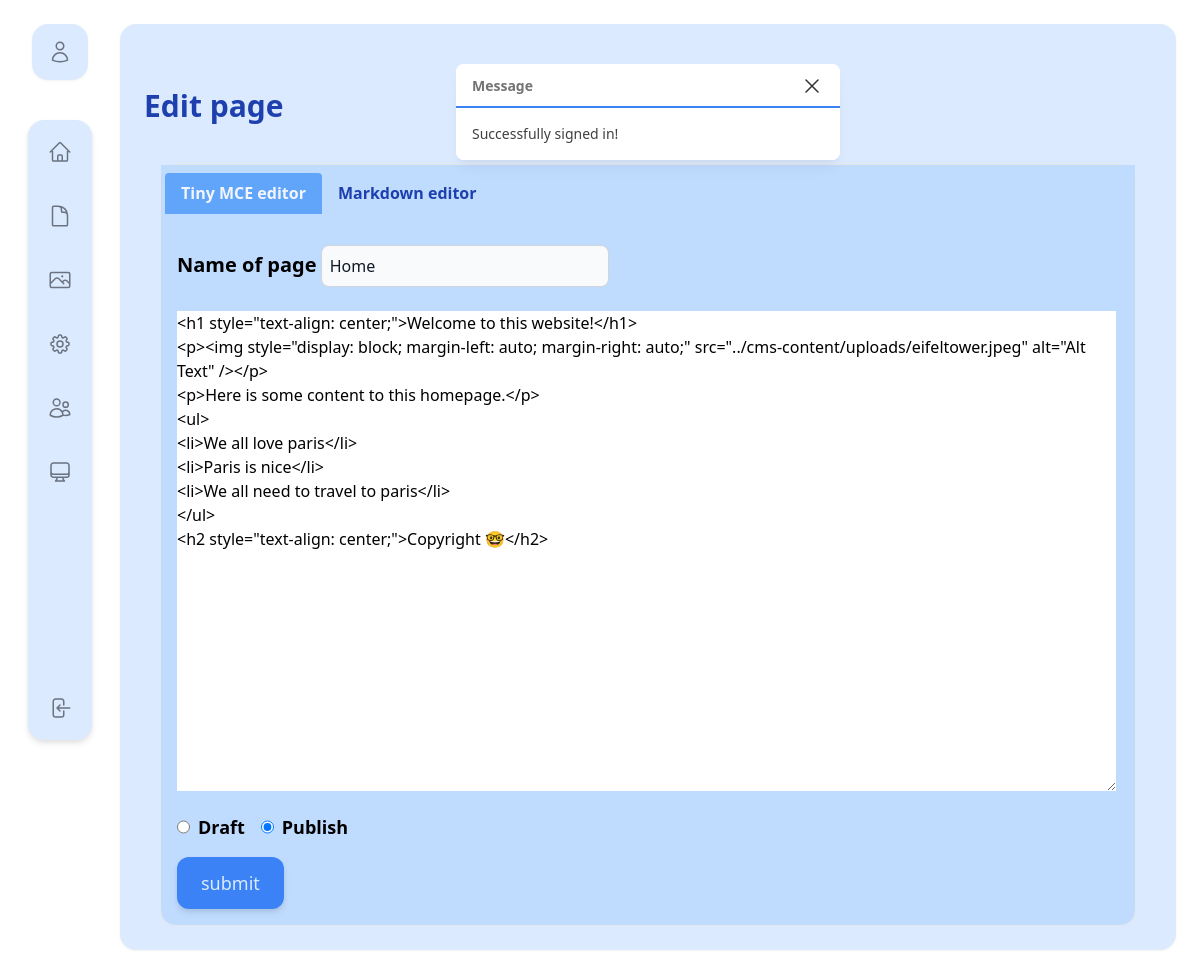
Screenshot of /cms-admin/edit_page.php?id=Home (signed in) with the database file from the repository.
### tables this page shows
CREATE TABLE `page` (
  `page_id` int(10) UNSIGNED NOT NULL,
  `page_name` varchar(45) NOT NULL,
  `created_at` timestamp NULL DEFAULT current_timestamp(),
  `updated_at` timestamp NULL DEFAULT NULL,
  `published` tinyint(1) NOT NULL,
  `content` text NOT NULL,
  `user_id` int(10) UNSIGNED NOT NULL,
  `menu_priority` int(11) DEFAULT NULL,
  `tiny_mce` int(11) DEFAULT NULL
);

### public/cms-includes/models/Database.php (called while the page is built, shortened)
<?php
class Database {
protected function __construct() {
    $dsn = "mysql:host=". DB_HOST .";dbname=". DB_NAME;
    try {
        $this->db = new PDO($dsn, DB_USER, DB_PASSWORD);
    } catch (PDOException $e) {
        print_r($e);
    }
}
}
?>

### public/cms-includes/models/Page.php (called while the page is built, shortened)
<?php
class Page extends Database
{
    public function findOne($page_name)
    {
        $sql = "SELECT * FROM page WHERE page_name = '$page_name'";
        $stmt = $this->db->prepare($sql);
        $stmt->execute();
        return $stmt->fetchAll(PDO::FETCH_ASSOC);
    }
}
?>

### public/cms-admin/edit_page.php (the view, shortened to what this page needs)
<?php
include_once ROOT . '/cms-includes/models/Database.php';
include_once ROOT . '/cms-includes/models/Page.php';
$page = new Page();
if (isset($_GET['id'])) {
    $page_name = $_GET['id'];
    $page_result = $page->findOne($page_name);
    if ($page_result) {
        foreach ($page_result as $row) {
            $page_name = $row['page_name'];
            $page_content = $row['content'];
            $visibility = ($row['published'] == 1) ? "Publish" : "Draft";
        }
    } else {
        $_SESSION['message'] = "Could not find the page, try again later.";
        header("location: pages.php");
        exit();
    }
}
$title = "Edit page";
?>
<!DOCTYPE html>
<html lang="sv">
<head>
    <link rel="stylesheet" href="/cms-content/styles/style.css">
</head>
<body class="w-screen flex">
    <?php include ROOT . '/cms-includes/partials/header.php'; ?>
    <main class="bg-blue-100 flex w-full m-6 flex-col space-y-10 p-6 rounded-2xl drop-shadow-sm">
    <?php include ROOT . '/cms-includes/partials/session_msg.php'; ?>
   <h1 class="text-3xl font-semibold text-blue-800"><?= $title ?></h1>
<div class="rounded-2xl border m-4 bg-blue-200">
       <ul id="tabs" class="inline-flex pt-2 px-1 w-full bg-blue-200">
            <li class="bg-blue-400 px-4 text-slate-100 font-semibold py-2 rounded-t -mb-px"><a
                    id="default-tab" href="#first">Tiny MCE editor</a></li>
            <li class="px-4 text-blue-800 font-semibold py-2 rounded-t"><a href="#second">Markdown editor</a></li>
        </ul>
        <div id="tab-contents">
            <div id="first" class="p-4">
                <form action="<?php echo htmlspecialchars($_SERVER["PHP_SELF"]); ?>" method="post">
                    <div class="mt-4 mb-6">
                        <label class="text-xl font-semibold" for="page_name">Name of page</label>
                        <input  class="w-72 p-2 text-gray-900 border border-gray-300 rounded-lg bg-gray-50 sm:text-md focus:ring-blue-500 focus:border-blue-500 dark:bg-gray-700 dark:border-gray-600 dark:placeholder-gray-400 dark:text-white dark:focus:ring-blue-500 dark:focus:border-blue-500" type="text" name="page_name" id="page_name" value=<?= $page_name?> required>
                    </div>
                    <textarea id="tinyEditor" name="content" rows="20" cols="100"><?php echo $page_content ?></textarea>
                    <div class="flex mt-4">
                        <input class="mr-2" type="radio" id="Draft" name="visibility" value="Draft"
                        <?php if (isset($visibility) && $visibility=="Draft") echo "checked";?>>
                        <label class="mr-4 text-lg font-semibold" for="Draft">Draft</label><br>
                        <input class="mr-2" type="radio" id="Publish" name="visibility" value="Publish"
                        <?php if (isset($visibility) && $visibility=="Publish") echo "checked";?>>
                        <label class="text-lg font-semibold" for="Publish">Publish</label><br>
                    </div>
                    <input class='py-3 px-6 ml-auto mt-4 w-max text-lg bg-blue-500 rounded-xl text-blue-100 drop-shadow-md cursor-pointer hover:bg-blue-600' type="submit" value="submit">
                </form>
            </div>
        </div>
    </div>
    </main>
</body>
</html>

### public/cms-content/styles/style.css (style rules this page uses)
html { line-height: 1.5; -webkit-text-size-adjust: 100%; -moz-tab-size: 4; -o-tab-size: 4; tab-size: 4; font-family: ui-sans-serif, system-ui, -apple-system, BlinkMacSystemFont, "Segoe UI", Roboto, "Helvetica Neue", Arial, "Noto Sans", sans-serif, "Apple Color Emoji", "Segoe UI Emoji", "Segoe UI Symbol", "Noto Color Emoji"; font-feature-settings: normal; }
body { margin: 0; line-height: inherit; }
h1, h2, h3, h4, h5, h6 { font-size: inherit; font-weight: inherit; }
a { color: inherit; text-decoration: inherit; }
button, input, optgroup, select, textarea { font-family: inherit; font-size: 100%; font-weight: inherit; line-height: inherit; color: inherit; margin: 0; padding: 0; }
button, [type='button'], [type='reset'], [type='submit'] { -webkit-appearance: button; background-color: transparent; background-image: none; }
blockquote, dl, dd, h1, h2, h3, h4, h5, h6, hr, figure, p, pre { margin: 0; }
ol, ul, menu { list-style: none; margin: 0; padding: 0; }
textarea { resize: vertical; }
input::placeholder, textarea::placeholder { opacity: 1; color: #9ca3af; }
.m-6 { margin: 1.5rem; }
.m-4 { margin: 1rem; }
.-mb-px { margin-bottom: -1px; }
.mt-4 { margin-top: 1rem; }
.ml-auto { margin-left: auto; }
.mr-2 { margin-right: 0.5rem; }
.mb-6 { margin-bottom: 1.5rem; }
.mr-4 { margin-right: 1rem; }
.flex { display: flex; }
.inline-flex { display: inline-flex; }
.w-full { width: 100%; }
.w-screen { width: 100vw; }
.w-max { width: -moz-max-content; width: max-content; }
.w-72 { width: 18rem; }
.cursor-pointer { cursor: pointer; }
.flex-col { flex-direction: column; }
.space-y-10 > :not([hidden]) ~ :not([hidden]) { --tw-space-y-reverse: 0; margin-top: calc(2.5rem * calc(1 - var(--tw-space-y-reverse))); margin-bottom: calc(2.5rem * var(--tw-space-y-reverse)); }
.rounded-lg { border-radius: 0.5rem; }
.rounded-2xl { border-radius: 1rem; }
.rounded-xl { border-radius: 0.75rem; }
.rounded-t { border-top-left-radius: 0.25rem; border-top-right-radius: 0.25rem; }
.border { border-width: 1px; }
.border-gray-300 { --tw-border-opacity: 1; border-color: rgb(209 213 219 / var(--tw-border-opacity)); }
.bg-blue-200 { --tw-bg-opacity: 1; background-color: rgb(191 219 254 / var(--tw-bg-opacity)); }
.bg-blue-100 { --tw-bg-opacity: 1; background-color: rgb(219 234 254 / var(--tw-bg-opacity)); }
.bg-blue-500 { --tw-bg-opacity: 1; background-color: rgb(59 130 246 / var(--tw-bg-opacity)); }
.bg-blue-400 { --tw-bg-opacity: 1; background-color: rgb(96 165 250 / var(--tw-bg-opacity)); }
.bg-gray-50 { --tw-bg-opacity: 1; background-color: rgb(249 250 251 / var(--tw-bg-opacity)); }
.p-4 { padding: 1rem; }
.p-6 { padding: 1.5rem; }
.p-2 { padding: 0.5rem; }
.px-1 { padding-left: 0.25rem; padding-right: 0.25rem; }
.px-4 { padding-left: 1rem; padding-right: 1rem; }
.py-2 { padding-top: 0.5rem; padding-bottom: 0.5rem; }
.px-6 { padding-left: 1.5rem; padding-right: 1.5rem; }
.py-3 { padding-top: 0.75rem; padding-bottom: 0.75rem; }
.pt-2 { padding-top: 0.5rem; }
.text-lg { font-size: 1.125rem; line-height: 1.75rem; }
.text-xl { font-size: 1.25rem; line-height: 1.75rem; }
.text-3xl { font-size: 1.875rem; line-height: 2.25rem; }
.font-semibold { font-weight: 600; }
.text-blue-100 { --tw-text-opacity: 1; color: rgb(219 234 254 / var(--tw-text-opacity)); }
.text-blue-800 { --tw-text-opacity: 1; color: rgb(30 64 175 / var(--tw-text-opacity)); }
.text-slate-100 { --tw-text-opacity: 1; color: rgb(241 245 249 / var(--tw-text-opacity)); }
.text-gray-900 { --tw-text-opacity: 1; color: rgb(17 24 39 / var(--tw-text-opacity)); }
.drop-shadow-sm { --tw-drop-shadow: drop-shadow(0 1px 1px rgb(0 0 0 / 0.05)); filter: var(--tw-blur) var(--tw-brightness) var(--tw-contrast) var(--tw-grayscale) var(--tw-hue-rotate) var(--tw-invert) var(--tw-saturate) var(--tw-sepia) var(--tw-drop-shadow); }
.drop-shadow-md { --tw-drop-shadow: drop-shadow(0 4px 3px rgb(0 0 0 / 0.07)) drop-shadow(0 2px 2px rgb(0 0 0 / 0.06)); filter: var(--tw-blur) var(--tw-brightness) var(--tw-contrast) var(--tw-grayscale) var(--tw-hue-rotate) var(--tw-invert) var(--tw-saturate) var(--tw-sepia) var(--tw-drop-shadow); }

### rows the page displays
page: page_name "Home", content "<h1 style=\"text-align: center;\">Welcome to this website!</h1> <p><img style=\"display: block; margin-left: auto; margin-right: auto;\" src=\"../cms-content/uploads/eifeltower.jpeg\" alt=\"Alt Text\" /></p> <p>Here is some content to this homepage.</p> <ul> <li>We all love paris</li> <li>Paris is nice</li> <li>We all need to travel to paris</li> </ul> <h2 style=\"text-align: center;\">Copyright 🤓</h2>", published "☐ Draft", published "☑ Publish"

### other values shown
$_SESSION['message'] "Successfully signed in!"
$title "Edit page"
